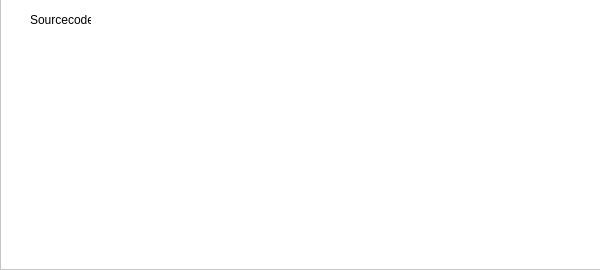
<?xml version="1.0" encoding="UTF-8"?>
<ui version="4.0">
 <class>Form</class>
 <widget class="QWidget" name="Form">
  <property name="geometry">
   <rect>
    <x>0</x>
    <y>0</y>
    <width>600</width>
    <height>270</height>
   </rect>
  </property>
  <property name="windowTitle">
   <string>Form</string>
  </property>
  <widget class="QFrame" name="frame">
   <property name="geometry">
    <rect>
     <x>0</x>
     <y>-1</y>
     <width>601</width>
     <height>271</height>
    </rect>
   </property>
   <property name="styleSheet">
    <string notr="true">background-color: rgb(255, 255, 255);</string>
   </property>
   <property name="frameShape">
    <enum>QFrame::StyledPanel</enum>
   </property>
   <property name="frameShadow">
    <enum>QFrame::Raised</enum>
   </property>
   <widget class="QLabel" name="label">
    <property name="geometry">
     <rect>
      <x>30</x>
      <y>10</y>
      <width>61</width>
      <height>21</height>
     </rect>
    </property>
    <property name="text">
     <string>Sourcecode</string>
    </property>
   </widget>
  </widget>
 </widget>
 <resources/>
 <connections/>
</ui>
